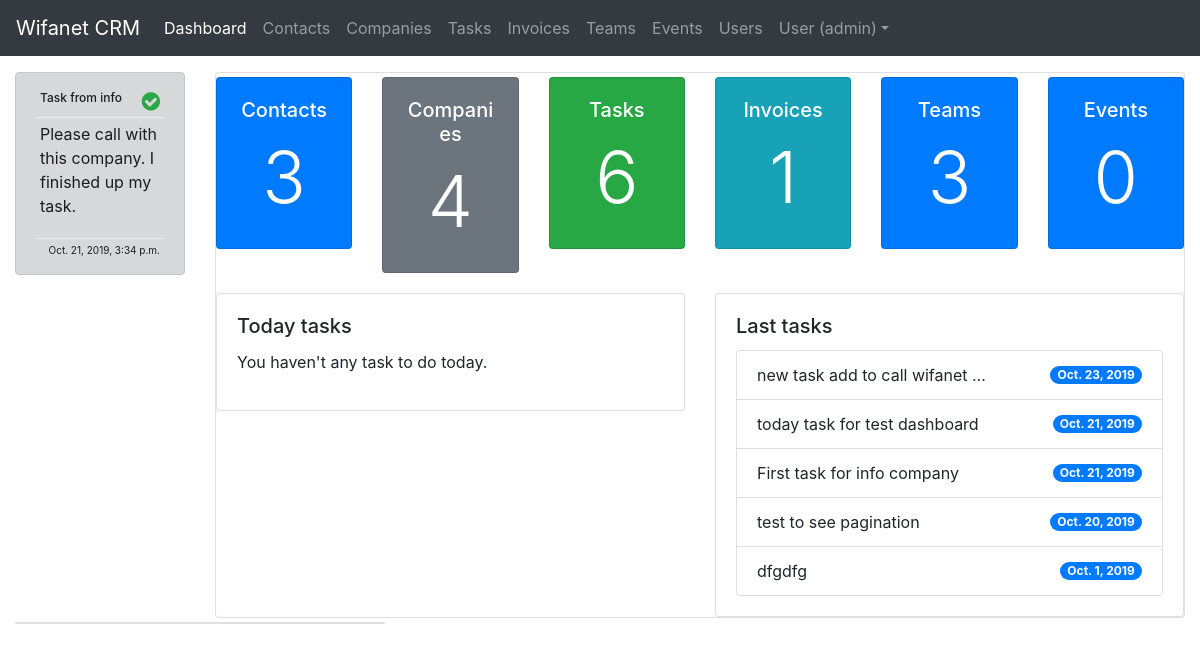
/ (signed in), run on the app's committed database.
### users/models.py (models this page shows)
class User(AbstractUser):
    class Meta:
        db_table = 'auth_user'
    '''
    (<django.db.models.fields.AutoField: id>,
    <django.db.models.fields.CharField: password>,
    <django.db.models.fields.DateTimeField: last_login>,
    <django.db.models.fields.BooleanField: is_superuser>,
    <django.db.models.fields.CharField: username>,
    <django.db.models.fields.CharField: first_name>,
    <django.db.models.fields.CharField: last_name>,
    <django.db.models.fields.EmailField: email>,
    <django.db.models.fields.BooleanField: is_staff>,
    <django.db.models.fields.BooleanField: is_active>,
    <django.db.models.fields.DateTimeField: date_joined>)
    '''

### tasks/models.py (models this page shows, shortened)
class Task_flow(models.Model):
    task = models.ForeignKey(Task, related_name='task', on_delete=models.CASCADE)
    description = models.TextField(blank=True, null=True)
    created_on = models.DateTimeField(_("Created on"), auto_now_add=True)
    transferred_by = models.ForeignKey(User, related_name='task_transferred', blank=True, null=True,
                                       on_delete=models.CASCADE)
    uuid = ShortUUIDField(null=True, unique=True)
    is_seen = models.BooleanField(default=False, null=True)
    objects = Task_flowManager()
    class Meta:
        ordering = ['-created_on']

class Task(models.Model):
    STATUS_CHOICES = (
        ("New", "New"),
        ("In Progress", "In Progress"),
        ("Completed", "Completed")
    )
    PRIORITY_CHOICES = (
        ("Low", "Low"),
        ("Medium", "Medium"),
        ("High", "High")
    )
    TYPE_CHOICES = (
        ("Followup", "Followup"),
        ("Call", "Call"),
        ("Session", "Session"),
        ("Send email", "Send_email"),
        ("Send message", "Send_message"),
    )
    title = models.CharField(_("title"), max_length=200)
    status = models.CharField(_("status"), max_length=50, choices=STATUS_CHOICES)
    priority = models.CharField(_("priority"), max_length=50, choices=PRIORITY_CHOICES)
    task_type = models.CharField(_("task_type"), max_length=50, blank=True, null=True, choices=TYPE_CHOICES)
    due_date = models.DateField(blank=True, null=True)
    created_on = models.DateTimeField(_("Created on"), auto_now_add=True)
    company = models.ForeignKey(Company, default=None, related_name="companies_tasks", on_delete=models.CASCADE)
    created_by = models.ForeignKey(User, related_name='task_created', blank=True, null=True, on_delete=models.SET_NULL)
    is_active = models.BooleanField(default=True)
    deleted = models.BooleanField(null=True, default=False)
    uuid = ShortUUIDField(null=True, unique=True)
    functor = models.ForeignKey(User, related_name='task_functor', blank=True, null=True, on_delete=models.CASCADE)
    last_transferred_on = models.DateTimeField(_("Last transferred on"), blank=True, null=True)
    complete_date = models.DateField(blank=True, null=True)
    objects = TaskManager()
    class Meta:
        ordering = ['-due_date']

### crm/views.py (the view)
# urls.py: path(r'', show, name='list'),
@login_required
def show(request):
    storage = messages.get_messages(request)
    storage.used = True
    data = None
    if request.user.is_superuser:
        data = get_data('superuser', user_id=request.user.id)
    elif request.user.is_staff:
        data = get_data('staff', user_id=request.user.id)
    return render(request, "crm/index.html", {'tasks_count': data.get('tasks_count'),
                                              'contacts_count': data.get('contacts_count'),
                                              'companies_count': data.get('companies_count'),
                                              'last_tasks': data.get('last_tasks'),
                                              'today_tasks': data.get('today_tasks'),
                                              'invoices_count': data.get('invoices_count'),
                                              'tasks_flow': data.get('tasks_flow'),
                                              'teams_count': data.get('teams_count'),
                                              'events_count': data.get('events_count'),
                                              })

### crm/templates/crm/index.html (shortened to what this page needs)
{% extends "base.html" %}
{% block content %}
    <div class="row mt-1">
        <div class="col-sm-2">
            <ul class="list-group">
                {% for item in tasks_flow %}
                    <li class="d-flex">
                        <div class="alert alert-dark">
                            <div class="modal-header ml-0 mr-0 p-1">
                                <h6 style="font-size: 12px" class="modal-title" id="exampleModalLongTitle">Task
                                    from {{ item.transferred_by }}</h6>
                                <div class="float-right">
                                    <a class="text-success" alt="I did this."
                                       href="{% url 'crm:has_been_seen' id=item.id %}"><i
                                            class="fa fa-check-circle fa-lg"></i></a>
                                </div>
                            </div>
                            <div class="modal-body mt-0 mb-0 p-1">
                                <p data-toggle="tooltip" data-placement="top"
                                   title="{{ item.description }}"
                                   class="text-break">{{ item.description|truncatechars:70 }}</p>
                            </div>
                            <div class="modal-footer mt-0 mb-0 p-1">
                                <span style="font-size: 10px">{{ item.created_on }}</span>
                            </div>
                        </div>
                    </li>
                {% endfor %}
            </ul>
        </div>
        <div class="col-sm-10">
            <div class="card">
                <div class="row mt-1">
                    <div class="col-sm-2">
                        <a href="{% url 'contacts:list' %}" class="text-decoration-none">
                            <div class="card text-white bg-primary mb-3">
                                <div class="card-body text-center">
                                    <h5 class="card-title">Contacts</h5>
                                    <div class="card-text">
                                        <h2 class="display-3">{{ contacts_count }}</h2>
                                    </div>
                                </div>
                            </div>
                        </a>
                    </div>
                    <div class="col-sm-2">
                        <a href="{% url 'companies:list' %}" class="text-decoration-none">
                            <div class="card text-white bg-secondary mb-3">
                                <div class="card-body text-center">
                                    <h5 class="card-title">Companies</h5>
                                    <div class="card-text">
                                        <h2 class="display-3">{{ companies_count }}</h2>
                                    </div>
                                </div>
                            </div>
                        </a>
                    </div>
                    <div class="col-sm-2">
                        <a href="{% url 'tasks:list' %}" class="text-decoration-none">
                            <div class="card text-white bg-success mb-3">
                                <div class="card-body text-center">
                                    <h5 class="card-title">Tasks</h5>
                                    <div class="card-text">
                                        <h2 class="display-3">{{ tasks_count }}</h2>
                                    </div>
                                </div>
                            </div>
                        </a>
                    </div>
                    <div class="col-sm-2">
                        <div class="card text-white bg-info mb-3">
                            <div class="card-body text-center">
                                <h5 class="card-title">Invoices</h5>
                                <div class="card-text">
                                    <h2 class="display-3">{{ invoices_count }}</h2>
                                </div>
                            </div>
                        </div>
                    </div>
                    <div class="col-sm-2">
                        <a href="{% url 'teams:list' %}" class="text-decoration-none">
                            <div class="card text-white bg-primary mb-3">
                                <div class="card-body text-center">
                                    <h5 class="card-title">Teams</h5>
                                    <div class="card-text">
                                        <h2 class="display-3">{{ teams_count }}</h2>
                                    </div>
                                </div>
                            </div>
                        </a>
                    </div>
                    <div class="col-sm-2">
                        <a href="{% url 'contacts:list' %}" class="text-decoration-none">
                            <div class="card text-white bg-primary mb-3">
                                <div class="card-body text-center">
                                    <h5 class="card-title">Events</h5>
                                    <div class="card-text">
                                        <h2 class="display-3">{{ events_count }}</h2>
                                    </div>
                                </div>
                            </div>
                        </a>
                    </div>
                </div>
                <div class="row mt-1">
                    <div class="col-sm-6">
                        <div class="card">
                            <div class="card-body">
                                <h5 class="card-title">Today tasks</h5>
                                <div class="card-text">
                                    <ul class="list-group">
                                        {% if today_tasks %}
                                            {% for item in today_tasks %}
                                                <li class="list-group-item d-flex justify-content-between align-items-center">
                                                    {{ item.title }}
                                                    <span class="badge badge-primary badge-pill"><a
                                                            class="text-decoration-none text-white"
                                                            href="{% url 'companies:detail' id=item.id %}">{{ item.company }}</a></span>
                                                </li>
                                            {% endfor %}
                                        {% else %}
                                            <p>You haven't any task to do today.</p>
                                        {% endif %}
                                    </ul>
                                </div>
                            </div>
                        </div>
                    </div>
                    <div class="col-sm-6">
                        <div class="card">
                            <div class="card-body">
                                <h5 class="card-title">Last tasks</h5>
                                <div class="card-text">
                                    <ul class="list-group">
                                        {% for item in last_tasks %}
                                            <li class="list-group-item d-flex justify-content-between align-items-center">
                                                <span data-toggle="tooltip" data-placement="top"
                                                      title="{{ item.title }}">{{ item.title|truncatewords:6 }}</span>
                                                <span class="badge badge-primary badge-pill">{{ item.due_date }}</span>
                                            </li>
                                        {% endfor %}
                                    </ul>
                                </div>
                            </div>
                        </div>
                    </div>
                </div>
            </div>
        </div>
    </div>
    <div class="row mt-1">
        <div class="col-sm-4">
            <div class="card">
            </div>
        </div>
    </div>
{% endblock %}

### templates/base.html (shortened to what this page needs)
{% url 'contacts:list' as list_contacts %}
{% url 'companies:list' as list_companies %}
{% url 'tasks:list' as list_tasks %}
{% url 'invoices:list' as list_invoices %}
{% url 'users:list' as list_users %}
{% url 'teams:list' as list_teams %}
{% load static %}
<!doctype html>
<html lang="en">
<head>
    <link rel="stylesheet" href="https://stackpath.bootstrapcdn.com/bootstrap/4.3.1/css/bootstrap.min.css"
>
    <link rel="stylesheet" href="https://stackpath.bootstrapcdn.com/bootstrap/4.1.3/css/bootstrap.min.css"
>
    <link rel="stylesheet" href="{% static "css/main.css" %}"></link>
</head>
<body>
<nav class="navbar navbar-expand-lg navbar-dark bg-dark">
    <a class="navbar-brand" href="#">Wifanet CRM</a>
    {% if user.is_authenticated %}
        <div class="collapse navbar-collapse" id="navbarSupportedContent">
            <ul class="navbar-nav mr-auto">
                <li class="nav-item {% if request.path == '/' %}active{% endif %}">
                    <a class="nav-link" href="{% url 'crm:home' %}">Dashboard
                    </a>
                </li>
                <li class="nav-item {% if request.path == list_contacts %}active{% endif %}"><a class="nav-link"
                                                                                                href="{% url 'contacts:list' %}">Contacts</a>
                </li>
                <li class="nav-item {% active '/companies' %}"><a class="nav-link" href="{% url 'companies:list' %}">Companies</a>
                </li>
                <li class="nav-item {% if request.path == list_tasks %}active{% endif %}"><a class="nav-link"
                                                                                             href="{% url 'tasks:list' %}">Tasks</a>
                </li>
                <li class="nav-item {% if request.path == list_invoices %}active{% endif %}"><a class="nav-link"
                                                                                                href="{{ list_invoices }}">Invoices</a>
                </li>
                <li class="nav-item {% if request.path == list_teams %}active{% endif %}"><a class="nav-link"
                                                                                                href="{{ list_teams }}">Teams</a>
                </li>
                <li class="nav-item"><a class="nav-link" href="#">Events</a></li>
                {% if request.user.is_superuser %}
                    <li class="nav-item {% if request.path == list_users %}active{% endif %}"><a class="nav-link"
                                                                                                 href="{{ list_users }}">Users</a>
                {% endif %}
                <li class="nav-item dropdown">
                    <a class="nav-link dropdown-toggle" href="#" id="dropdown01" data-toggle="dropdown"
                       aria-haspopup="true" aria-expanded="false">User ({{ user.username }})</a>
                </li>
            </ul>
        </div>
    {% else %}
        <p>You are not logged in</p>
        <a href="{% url 'login' %}">login</a>
    {% endif %}
</nav>
<div class="container-fluid">
    <div class="mt-3">
        {% block content %}{% endblock %}
    </div>
</div>
<link rel="stylesheet" href="https://cdnjs.cloudflare.com/ajax/libs/font-awesome/4.7.0/css/font-awesome.min.css">
</body>
</html>

### data on the page
Task_flow: transferred_by "info", description "Please call with this company. I finished up my task.", created_on "Oct. 21, 2019, 3:34 p.m."
Task: title "new task add to call wifanet …", due_date "Oct. 23, 2019"
Task: title "today task for test dashboard", due_date "Oct. 21, 2019"
Task: title "First task for info company", due_date "Oct. 21, 2019"
Task: title "test to see pagination", due_date "Oct. 20, 2019"
Task: title "dfgdfg", due_date "Oct. 1, 2019"

### other printed values
{{ user.username }} "admin"
{{ contacts_count }} "3"
{{ companies_count }} "4"
{{ tasks_count }} "6"
{{ invoices_count }} "1"
{{ teams_count }} "3"
{{ events_count }} "0"
